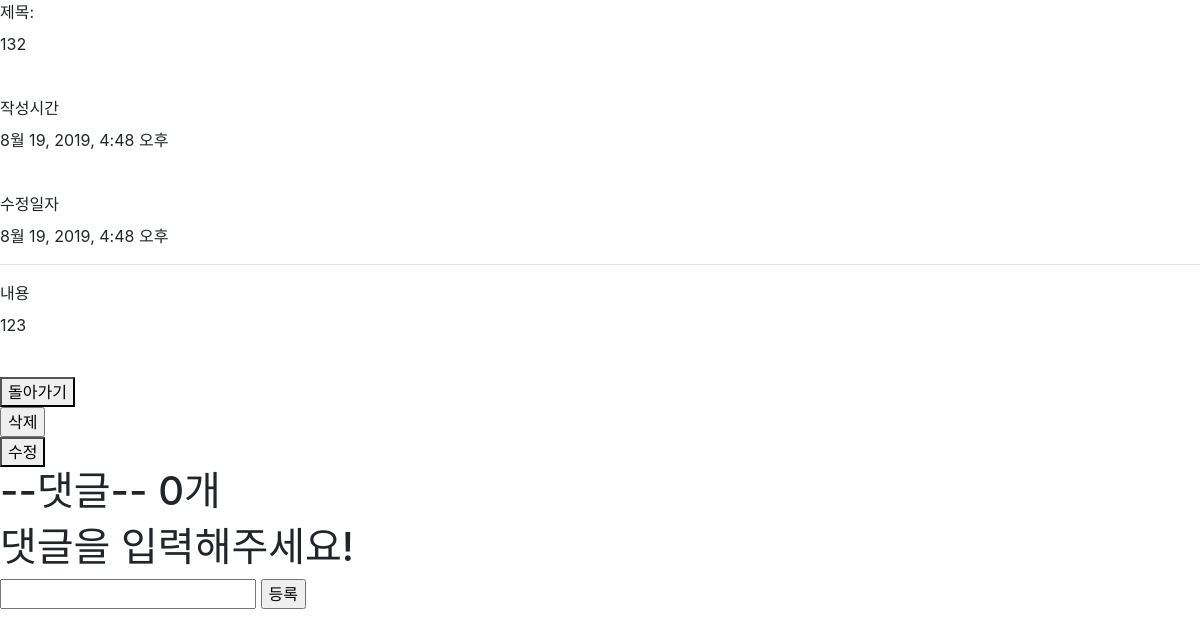
Page /articles/16/ on the earlier database version.
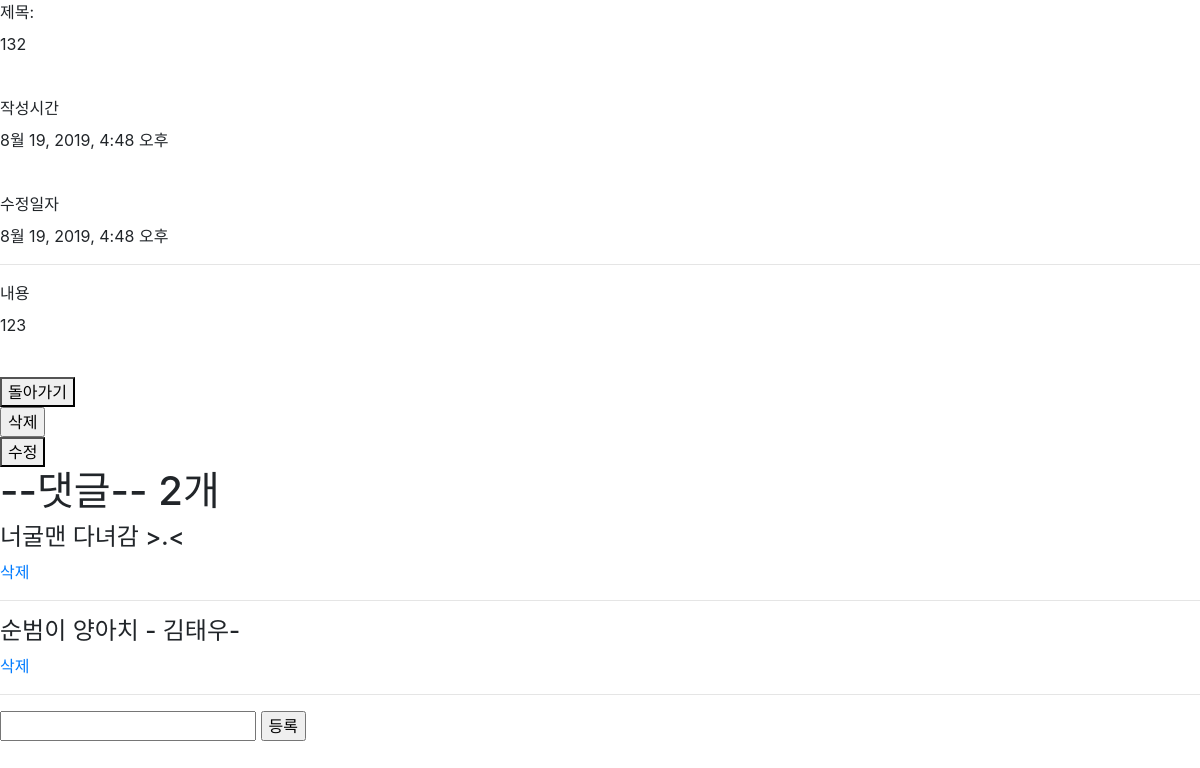
Same page on the later database version.
### articles/models.py (models this page shows, shortened)
class Article(models.Model):
    title = models.CharField(max_length=10)
    content = models.TextField()
    created_at = models.DateTimeField(auto_now_add=True)
    updated_at = models.DateTimeField(auto_now=True)

class Comment(models.Model):
    content = models.CharField(max_length=140)
    created_at = models.DateTimeField(auto_now_add=True)
    article = models.ForeignKey(Article, on_delete=models.CASCADE)

### articles/views.py (the view)
# urls.py: path('<int:article_pk>/', views.detail, name='detail'),
def detail(request, article_pk):
    article = Article.objects.get(pk=article_pk)
    comment = article.comment_set.all()
    context = {
        'article' : article,
        'comment' : comment
    }
    return render(request, 'articles/detail.html', context)

### articles/templates/articles/detail.html (shortened to what this page needs)
<!DOCTYPE html>
<html lang="en">
<head>
  <link rel="stylesheet" href="https://stackpath.bootstrapcdn.com/bootstrap/4.3.1/css/bootstrap.min.css">
</head>
<body>
  <label for='title'>제목:</label><br>
  <p id = 'title'>
    {{article.title}}
  </p><br>
  <label for='c_time'>작성시간</label>
  <p id='c_time'>
    {{article.created_at}}
  </p><br>
  <label for='u_time'>수정일자</label>
  <p id='u_time'>
    {{article.updated_at}}
  </p><hr>
  <label for='content'>내용</label><br>
  <p id='content'>
    {{article.content}}
  </p><br>
  <a href='{% url 'articles:index' %}'><button>돌아가기</button></a>
  <form action='{% url 'articles:delete' article.pk %}' method = 'POST'>
    <input type='submit' value='삭제''>
    </form>
  <a href='{% url 'articles:update' article.pk %}'><button>수정</button></a>
  <div>
    <h1>--댓글-- {{comment.count}}개</h1>
    {% for comment_a in comment %}
    <h4>{{comment_a.content}}</h2>
    <a href='{% url 'articles:c_delete' comment_a.pk %}'>삭제</a>
    <hr>
    {% empty %}
    <h1>댓글을 입력해주세요!</h1>
    {% endfor %}
  </div>
  <form action="/articles/{{article.pk}}/comment_create/" method="POST">
    <input type='text' name='comment'>
    <input type='submit' value='등록'>
  </form>
</body>
</html>

Differences in the rows shown:
computed for Article: count "0" → "2"
added Comment: content "너굴맨 다녀감 >.<"
added Comment: content "순범이 양아치 - 김태우-"
Other differences:
text no longer shown: "댓글을 입력해주세요!"
